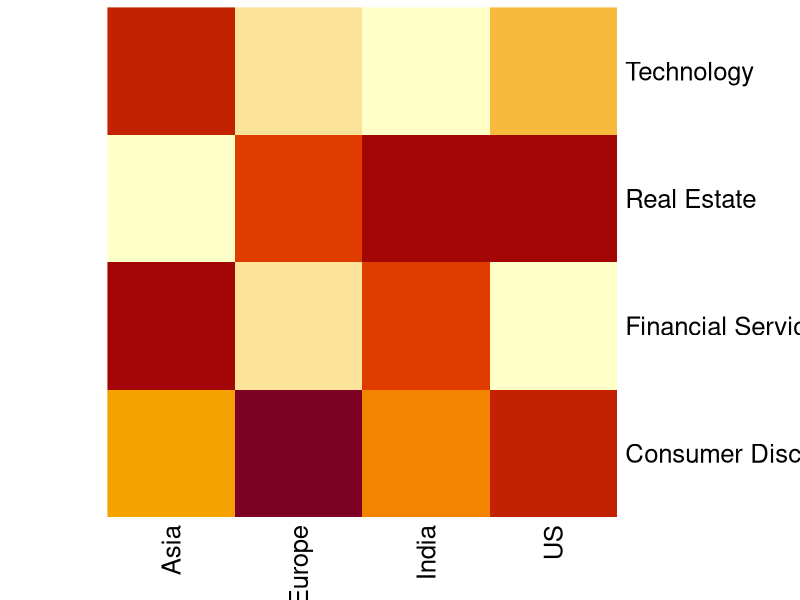
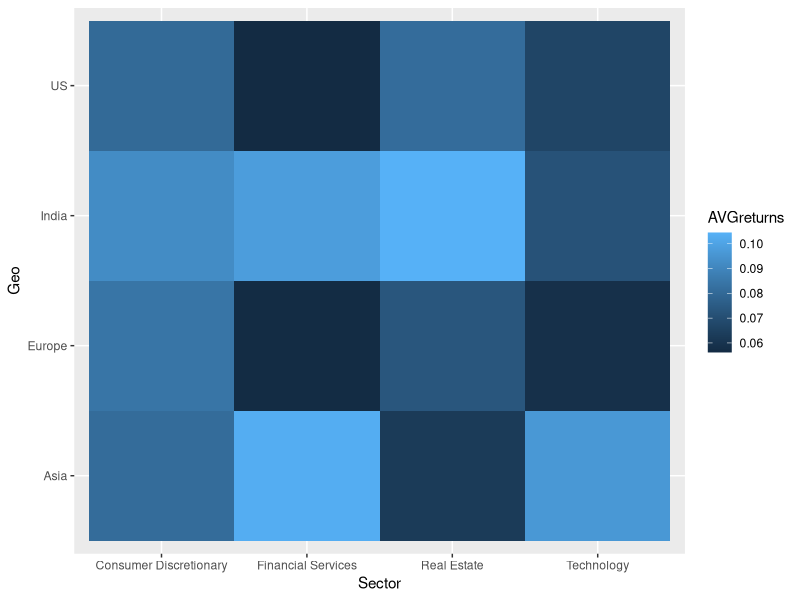
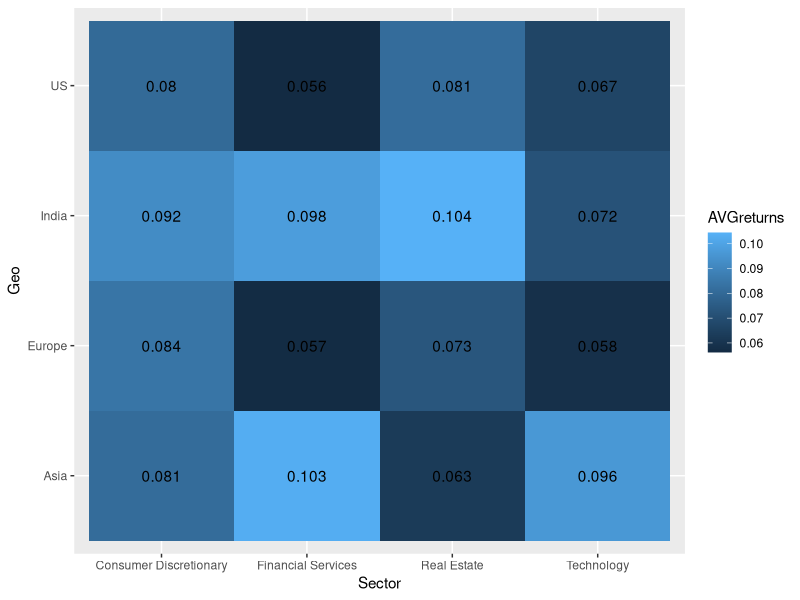
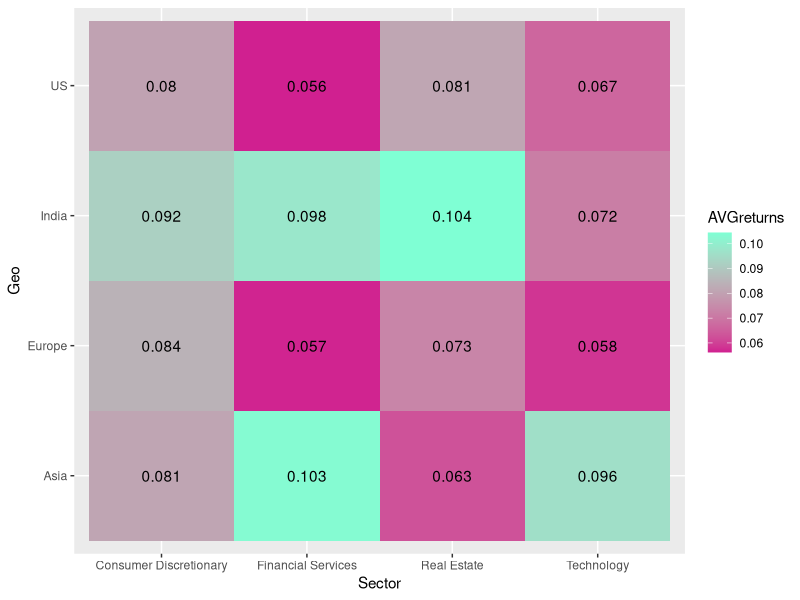
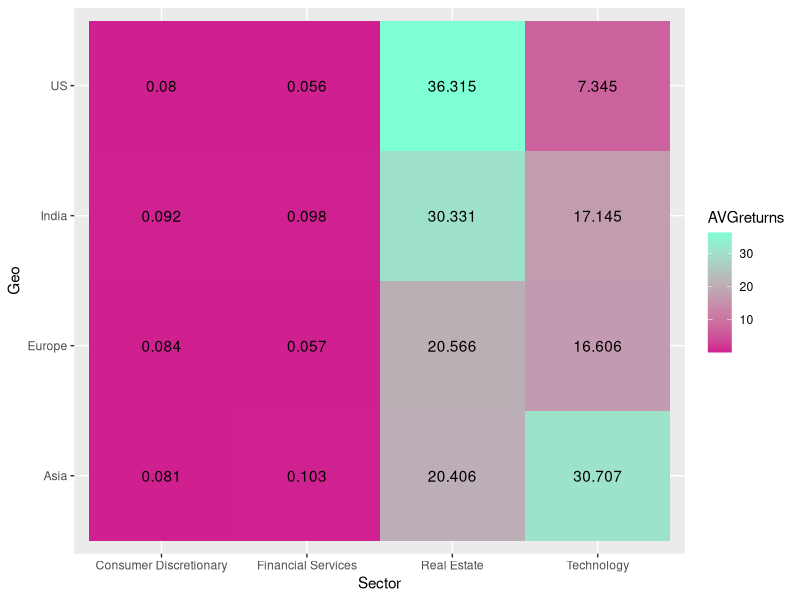
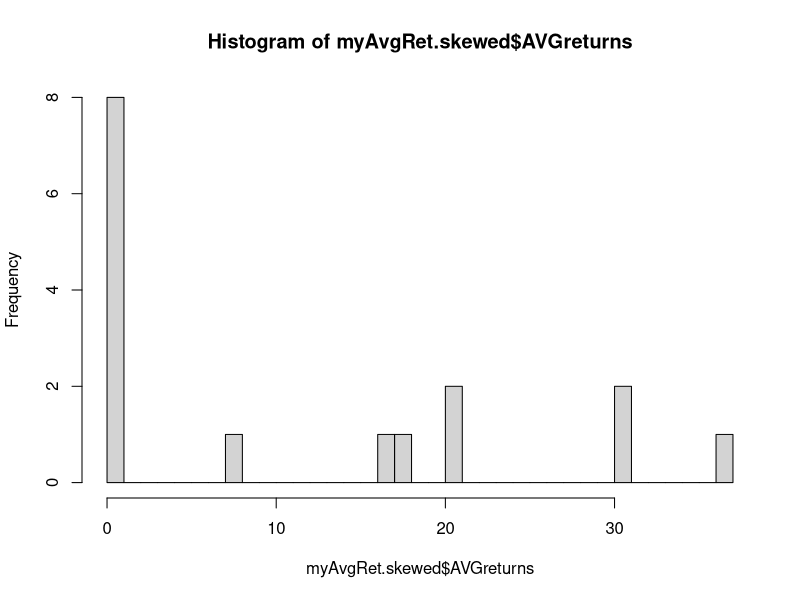
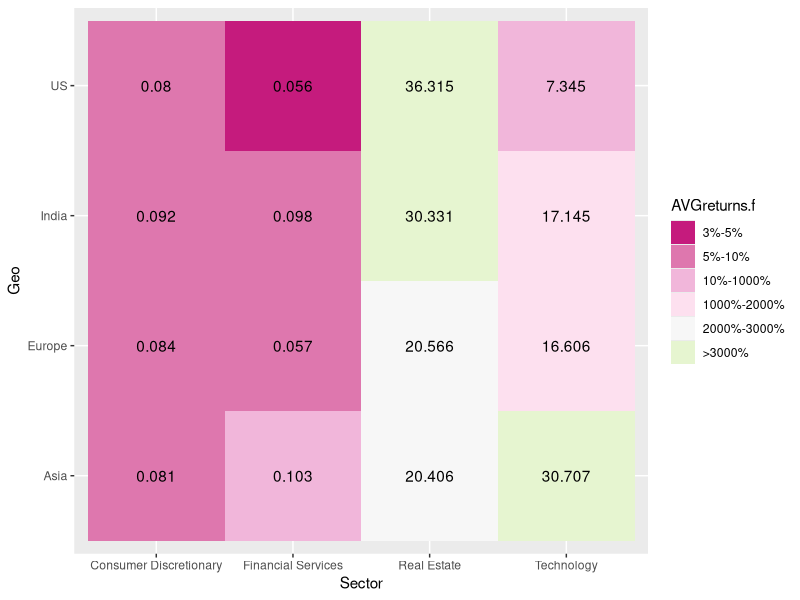

Here is the R script that generated these plots, in order:
## ---- chunk 1
knitr::opts_chunk$set(echo = TRUE)
## ---- chunk 2
# Let's quickly load some standard R packages here so that you can follow this article. 
# If tidyverse is not yet installed, you may do so like such: > install.packages('tidyverse')
library(tidyverse)

# Some sector and geographies for illustration
sector <- c("Technology","Consumer Discretionary", "Real Estate", "Financial Services")
geography <- c("Asia", "Europe", "US", "India")
# Simulate market returns based on a random normal distribution, with a mean return of 8% and volatility (standard deviation) 15%
returns <- data.frame(Returns = round(rnorm(n = 1000, mean = 0.08, sd = 0.15), 2)) 

mydata <- cbind(Sector = sample(sector, 1000, replace = T), Geo = sample(geography, 1000, replace = T), returns)

head(mydata, 10)

## ---- chunk 3

# Let's take a simple average across sector + geographies
myAvgRet <- mydata %>%
  group_by(Sector, Geo) %>%
  summarise(AVGreturns = mean(Returns))

# Summarised data in long-form
myAvgRet

## ---- chunk 4

# Convert to wide-form and move Sector names to rownames so that we can get a numeric matrix

myAvgRet.mat <- myAvgRet %>%
  # Convert long-form to wide-form
  spread(key = Geo, value = AVGreturns) %>%
  as.data.frame %>%
  # Extract column 'Sector' and use it to name rows. 
  # This is necessary so the final output is a numeric matrix, the input which the heatmap function takes
  column_to_rownames(var = "Sector") %>%
  as.matrix

# The matrix looks already like how we want to visualise it
myAvgRet.mat

# Notice how the column 'Sector' has become data captured as row names?
str(myAvgRet.mat)


# use base heatmap to plot
plot1 <- heatmap(myAvgRet.mat, Colv = NA, Rowv = NA, scale = "column")

## ---- chunk 5

library(ggplot2)

g1 <- ggplot(myAvgRet, aes(x = Sector, Geo)) +
  geom_tile(aes(fill = AVGreturns))
g1
## ---- chunk 6
ggplot(myAvgRet, aes(x = Sector, Geo)) +
  geom_tile(aes(fill = AVGreturns)) +
  geom_text(aes(label = round(AVGreturns, 3)))
## ---- chunk 7

ggplot(myAvgRet, aes(x = Sector, Geo)) +
  geom_tile(aes(fill = AVGreturns)) +
  geom_text(aes(label = round(AVGreturns, 3))) +
  # As our values are continuous, we'll use scale_fill_continuous instead of scale_fill_manual
  scale_fill_continuous(low = "violetred", high = "aquamarine")

## ---- chunk 8
# Simulate wildly skewed values

myAvgRet.skewed <- myAvgRet
# Replace with extreme numbers
myAvgRet.skewed$AVGreturns[9:16] <- rnorm(8, 20, 10)

# Let's see how the heatmap looks like...
ggplot(myAvgRet.skewed, aes(x = Sector, Geo)) +
  geom_tile(aes(fill = AVGreturns)) +
  geom_text(aes(label = round(AVGreturns, 3))) +
  # As our values are continuous, we'll use scale_fill_continuous instead of scale_fill_manual
  scale_fill_continuous(low = "violetred", high = "aquamarine")

hist(myAvgRet.skewed$AVGreturns, breaks = 30)

## ---- chunk 9
# Create a new variable which is a factorised version of AVGreturns
myAvgRet.skewed$AVGreturns.f <- cut(myAvgRet.skewed$AVGreturns,
                                    breaks = c(min(myAvgRet.skewed$AVGreturns), 0, 0.01, 0.03, 0.05, 0.1, 10, 20, 30, max(myAvgRet.skewed$AVGreturns)),
                                    labels = c("<0%", "0-1%", "1%-3%", "3%-5%", "5%-10%", "10%-1000%", "1000%-2000%", "2000%-3000%", ">3000%"), include.lowest = T)

# Create plot based on the factorised column
ggplot(myAvgRet.skewed, aes(x = Sector, Geo)) +
  geom_tile(aes(fill = AVGreturns.f)) +
  geom_text(aes(label = round(AVGreturns, 3))) +
  # Given that factors have discrete levels, we need to use scale_fill_manual instead of scale_fill_continuous
  scale_fill_manual(values = RColorBrewer::brewer.pal(9, "PiYG")) # Use RColorBrewer for discrete categories
